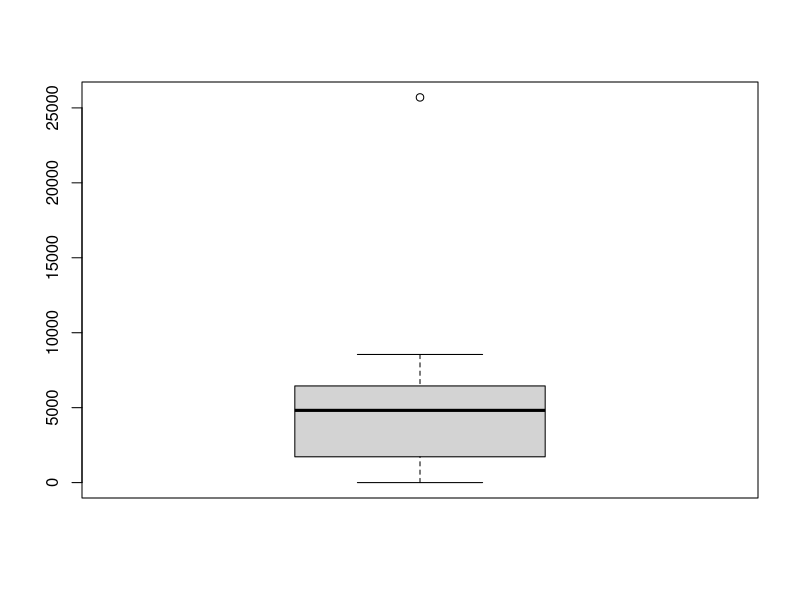
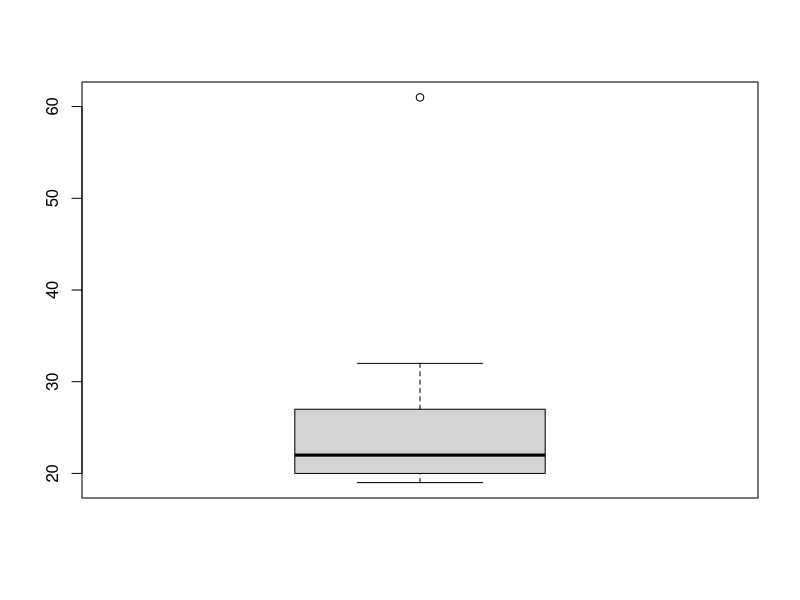
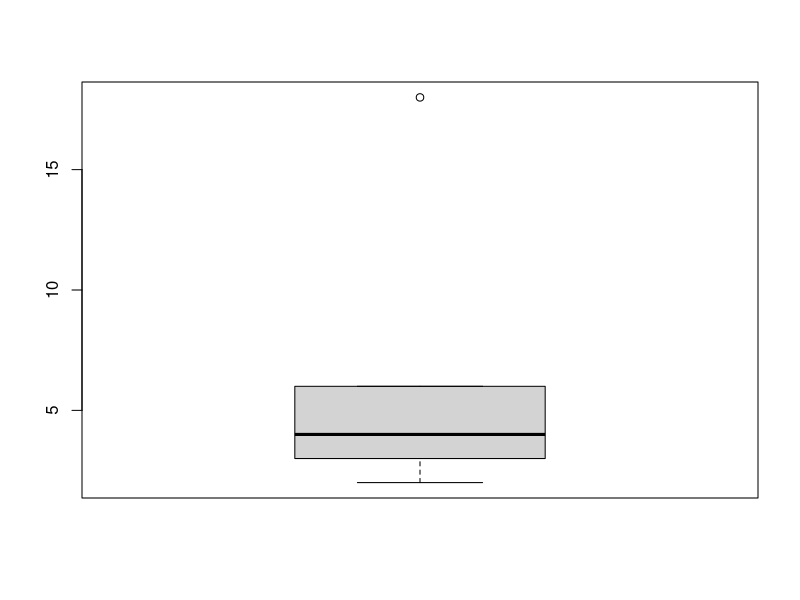
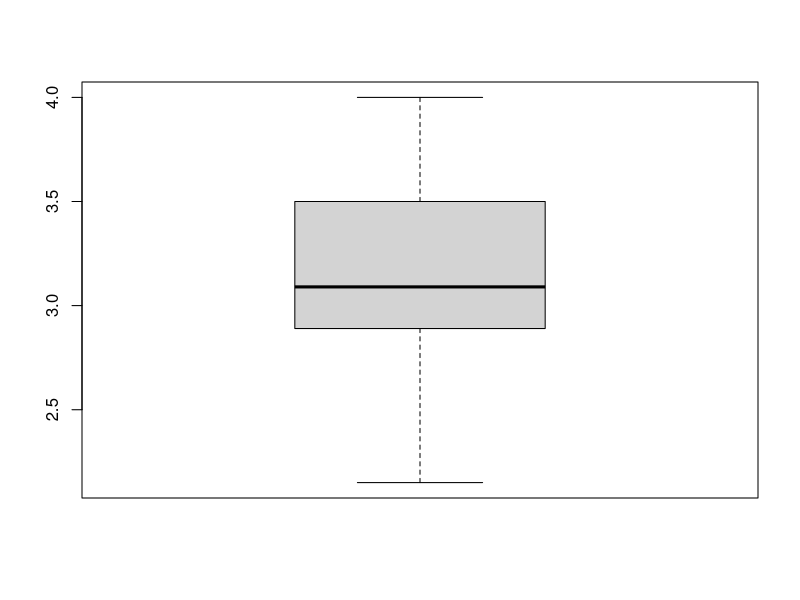
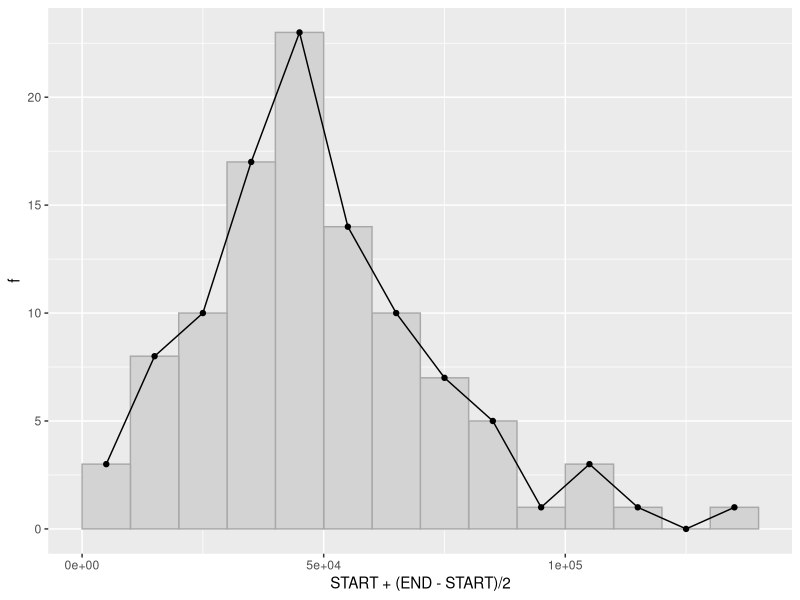
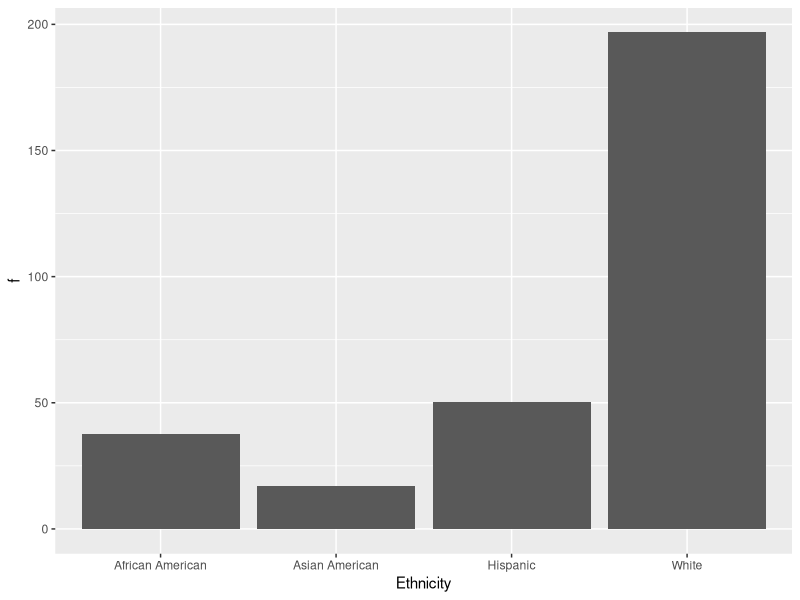
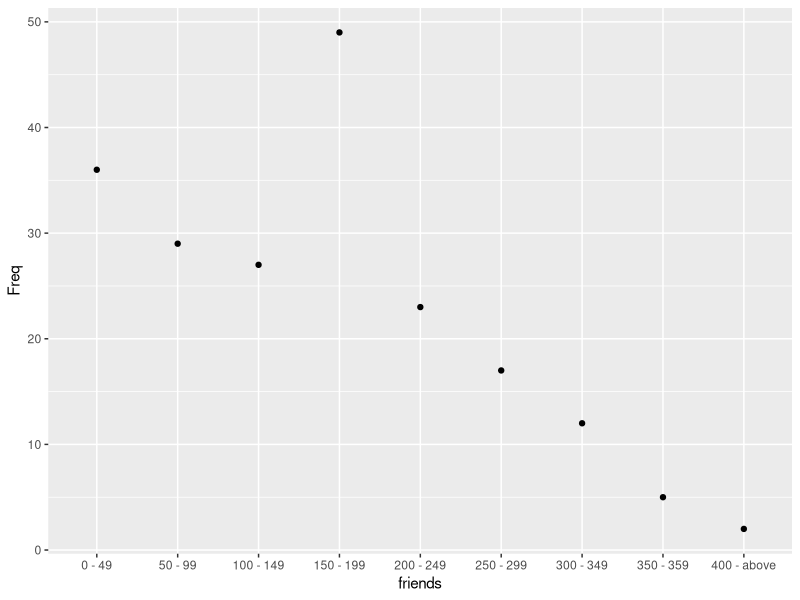
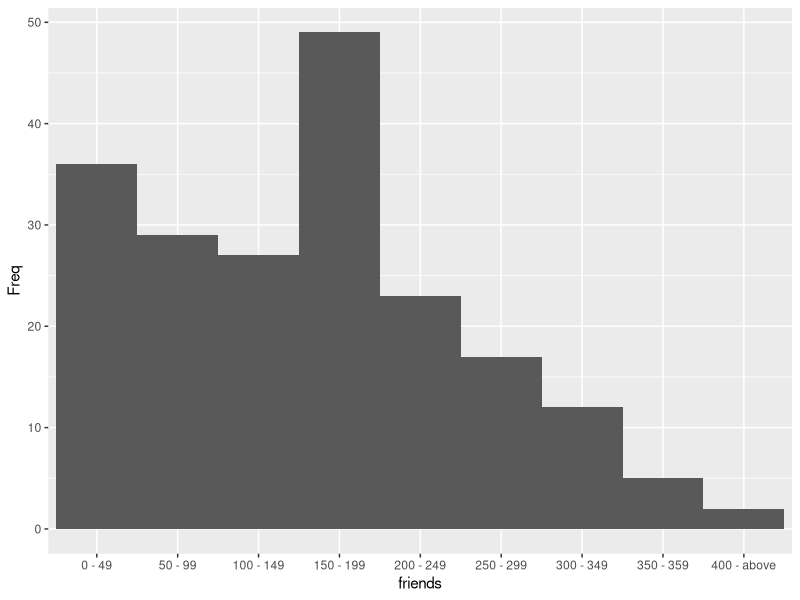

Generate these figures, in order, with R:
# STATISTICS
# WITTE
# 2024-05-27

# PACKAGES ----------------------------------------------------------------

library(tidyverse)

# DESCRIBING DATA WITH TABLES AND GRAPHS ----------------------------------

# PROGRESS CHECK 2.2

scores <- c(91, 87, 95, 123, 98, 110, 112, 85, 96, 71, 80, 69, 109, 90,
            84, 75, 105, 100, 99, 94, 90, 79, 86, 90, 93, 95, 100, 98,
            80, 104, 77, 108, 90, 103, 89)

boundaries_low <- seq(65, 120, 5)
boundaries_high <- seq(69, 124, 5)

paste(boundaries_low, boundaries_high, sep = "-")

data.frame(
  table(
    cut(x = scores,
    breaks = seq(65, 125, 5),
    labels = paste(boundaries_low, boundaries_high, sep = "-"),
    right = FALSE)))

# PROGRESS CHECK 2.4

summer_income <- c(6450, 4820, 5650, 1720, 600, 0, 3482, 25700, 8548)
age <- c(20, 19, 61, 32, 19, 22, 23, 27, 21)
family_size <- c(2, 4, 3, 6, 18, 2, 6, 3, 4)
gpa <- c(2.3, 4, 3.56, 2.89, 2.15, 3.01, 3.09, 3.5, 3.2)

boxplot(summer_income)
boxplot(age)
boxplot(family_size)
boxplot(gpa)

boxplot.stats(summer_income)$out
boxplot.stats(age)$out
boxplot.stats(family_size)$out
boxplot.stats(gpa)$out

# PROGRESS CHECK 2.5

df <- tibble(
  GRE = paste(seq(725, 475, -25), seq(749, 499, -25), sep = "-"),
  f = c(1, 3, 14, 30, 34, 42, 30, 27, 13, 4, 2))

df |> 
  mutate(f_rel = f / sum(f))

# PROGRESS CHECK 2.6

df |> 
  arrange(GRE) |> 
  mutate(f_cumul = cumsum(f),
         f_cumul_pct = round(100 * f_cumul / max(f_cumul)))

# PROGRESS CHECK 2.8

ratings <- tibble(rating = c("PG", "G", "R", "NC-17", "PG", "PG-13", "PG", "NC-17",
                             "PG", "R", "R", "PG", "PG-13", "PG", "PG","G",
                             "G", "PG", "R", "PG-13"))

ratings |> 
  summarise(n = n(), .by = rating) |> 
  mutate(rating = fct(rating, levels = c("NC-17", "R", "PG-13", "PG", "G"))) |> 
  arrange(rating) |> 
  mutate(rel_freq_pct = 100 * n / sum(n)) |> 
  arrange(rev(rating)) |> 
  mutate(cumul_f = cumsum(rel_freq_pct))

# PROGRESS CHECK 2.9

df <- tibble(
  INCOME = paste(seq(130000, 0, -10000),
                 seq(139999, 9999, -10000), sep = "-"),
  f = c(1, 0, 1, 3, 1, 5, 7, 10, 14, 23, 17, 10, 8, 3))

df |> 
  separate(col = INCOME, into = c("START", "END"), sep = "-") |> 
  mutate(START = as.numeric(START),
         END = as.numeric(END)) |> 
  ggplot() +
  geom_rect(aes(xmin = START, xmax = END, ymin = 0, ymax = f),
            fill = "lightgrey", col = "darkgrey") +
  geom_point(aes(x = START + (END - START) / 2, y = f)) +
  geom_line(aes(x = START + (END - START) / 2, y = f))

# PROGRESS CHECK 2.10

scores <- c(120, 126, 108, 102, 98, 85, 141, 132, 118, 88, 123, 109,
            117, 124, 137, 106, 99, 104, 78, 143, 111, 113, 96)

stem(scores, scale = 2)

# PROGRESS CHECK 2.12

pop <- tibble(
  Ethnicity = c("African American", "Asian American", "Hispanic", "White"),
  f = c(37.7, 17.2, 50.5, 196.8)
)

ggplot(pop) +
  geom_col(aes(x = Ethnicity, y = f))

# REVIEW QUESTION 2.14
nb_res <- c(1, 4, 2, 3, 3, 1, 6, 7, 4, 3, 3, 9, 2, 4, 2, 2, 3, 2, 3, 4,
            4, 2, 3, 3, 5)
data.frame(table(nb_res))

# REVIEW QUESTION 2.15
friends <- c(rep("400 - above", 2),
             rep("350 - 359", 5),
             rep("300 - 349", 12),
             rep("250 - 299", 17),
             rep("200 - 249", 23),
             rep("150 - 199", 49),
             rep("100 - 149", 27),
             rep("50 - 99", 29),
             rep("0 - 49", 36))

friends <- fct_rev(fct_inorder(friends))

df <- data.frame(table(friends))

df |> 
  ggplot(aes(x = friends, y = Freq)) +
  geom_point()

df |> 
  mutate(RelFreq = Freq / sum(Freq),
         RelFreqPct = 100 * RelFreq,
         RelFreqPctCumul = cumsum(RelFreqPct))

df |> 
  ggplot(aes(x = friends, y = Freq)) +
  geom_col(width = 1)

df

# REVIEW QUESTION 2.16

meditators <- c(3.25, 3.56, 3.57, 2.95, 3.56, 3.45, 3.10, 2.58, 3.30,
                2.25, 3.33, 2.45, 3.30, 3.78, 3.00, 2.75, 2.95, 3.43,
                2.75, 2.25, 3.75, 3.56, 3.75, 3.35, 3.09, 3.56, 3.47)

non_meditators <- c(3.67, 2.50, 3.50, 2.80, 2.83, 3.25, 2.90, 2.34, 3.59,
                    3.79, 2.75, 2.67, 2.65, 3.10, 2.76, 2.10, 3.20, 3.00,
                    3.00, 1.90, 2.90, 2.58, 3.37, 2.86, 2.66, 2.37, 3.08)
summary(meditators)
summary(non_meditators)

boundaries_low <- seq(1.75, 3.75, 0.25)
boundaries_high <- seq(2, 4, 0.25)

paste(boundaries_low, boundaries_high, sep = "-")

freq_med <- data.frame(
  table(
    cut(x = meditators,
        breaks = seq(1.75, 4, 0.25),
        labels = paste(boundaries_low, boundaries_high, sep = "-"),
        right = FALSE))) |> 
  tibble() |> 
  select(class = Var1, freq_med = Freq)

freq_nonmed <- data.frame(
  table(
    cut(x = non_meditators,
        breaks = seq(1.75, 4, 0.25),
        labels = paste(boundaries_low, boundaries_high, sep = "-"),
        right = FALSE))) |> 
  tibble() |> 
  select(class = Var1, freq_nonmed = Freq)

freq_tbl <- left_join(freq_med, freq_nonmed)


freq_tbl

non_meditators[non_meditators < 2]

ggplot(freq_tbl) +
  geom_col(aes(x = class, y = freq_med),
           col = "lightblue", fill = "lightblue", alpha = 0.5,
           width = 1) +
  geom_col(aes(x = class, y = freq_nonmed),
           col = "lightgreen", fill = "lightgreen", alpha = 0.5,
           width = 1)

# REVIEW QUESTION 2.17

ages_low <- seq(65, 0, -5)
ages_high <- c("above", seq(64, 4, -5))

df <- tibble(
  AGE = paste(ages_low, ages_high, sep = "-"),
  SMALL_TOWN_F = c(105, 53, 45, 40, 44, 38, 31, 27, 25, 20, 20, 19, 17, 16),
  US_POP_PCT = c(13, 5, 6, 7, 7, 7, 7, 6, 7, 7, 7, 7, 7, 7)
)

df |> 
  mutate(SMALL_TOWN_PCT = 100 * SMALL_TOWN_F / sum(SMALL_TOWN_F)) |> 
  rowid_to_column() |> 
  ggplot() +
  geom_line(aes(x = rowid, y = SMALL_TOWN_PCT), col = "red", linewidth = 1) +
  geom_line(aes(x = rowid, y = US_POP_PCT), col = "blue", linewidth = 1)

# REVIEW QUESTION 2.18

df <- tibble(
  FIELD = c("Business", "Social sciences", "Education", "Health sciences", "Psychology",
            "Engineering", "Life sciences", "Fine arts",
            "Communications", "Computer sciences", "English"),
  MALES = c(190, 90.6, 21.8, 24.9, 25.4, 81.3, 39.5, 37.2, 33.5, 39.8, 17),
  FEMALES = c(176.7, 87.9, 84, 138.6, 83.6, 17.3, 56.3, 58.6, 55.2, 8.6, 36.8)
)

df |> 
  mutate(M_PCT = 100 * MALES / sum(MALES),
         F_PCT = 100 * FEMALES / sum(FEMALES)) |> 
  select(FIELD, M_PCT, F_PCT) |> 
  pivot_longer(cols = -FIELD, names_to = "SEX", values_to = "PCT") |> 
  mutate(SEX = case_when(SEX == "M_PCT" ~ "MALE",
                         .default = "FEMALE")) |> 
  ggplot() +
  geom_col(aes(x = FIELD, y = PCT, fill = SEX), position = "dodge")

# DESCRIBING DATA WITH AVERAGES -------------------------------------------

# PROGRESS CHECK 3.1
ages <- c(60, 63, 45, 63, 65, 70, 55, 63, 60, 65, 63)
names(sort(-table(ages)))[1]

# PROGRESS CHECK 3.2
mpg <- c(26.3, 28.7, 27.4, 26.6, 27.4, 26.9)
names(sort(-table(mpg)))[1]

# PROGRESS CHECK 3.3
ages <- c(60, 63, 45, 63, 65, 70, 55, 63, 60, 63, 65)
ages_sorted <- sort(ages)
val <- (length(ages_sorted) + 1) / 2
ages_sorted[val]
median(ages)

# PROGRESS CHECK 3.4
miles <- c(26.3, 28.7, 27.4, 26.6, 27.4, 26.9)
miles_sorted <- sort(miles)
val <- (length(miles_sorted) + 1) / 2
miles_median <- (miles_sorted[floor(val)] + miles_sorted[ceiling(val)]) / 2
median(miles)

# PROGRESS CHECK 3.5
ages <- c(60, 63, 45, 63, 65, 70, 55, 63, 60, 63, 65)
sum(ages) / length(ages)
mean(ages)

# PROGRESS CHECK 3.6
miles <- c(26.3, 28.7, 27.4, 26.6, 27.4, 26.9)
sum(miles) / length(miles)
mean(miles)

# PROGRESS CHECK 3.8
locations <- c("DB", "C", "O", "DB", "DB", "SP", "SP", "C",
               "C", "LH", "C", "DB", "LH", "DB", "DB", "O",
               "DB", "O", "LH", "DB")
names(sort(-table(locations)))[1]
table(locations)

# REVIEW QUESTION 3.9
scores <- c(1, 3, 4, 1, 0, 2, 5, 8, 0, 2, 3, 4, 7, 11, 0, 2, 3, 3)
table(scores)
names(sort(-table(scores)))[1]  # 3

scores_sorted <- sort(scores)
val <- (length(scores_sorted) + 1) / 2

scores_median <- (scores_sorted[floor(val)] + scores_sorted[ceiling(val)]) / 2  # 3
median(scores)

scores_mean <- sum(scores) / length(scores)  # 3.278
mean(scores)

# REVIEW QUESTION 3.10
errors <- c(2, 17, 5, 3, 28, 7, 5, 8, 5, 6, 2, 12, 10, 4, 3)

names(sort(table(errors), decreasing = TRUE)[1])  # mode = 5

errors_sorted <- sort(errors)
val <- (length(errors) + 1) / 2
errors_sorted[8]  # median = 5
median(errors)

sum(errors) / length(errors)  # mean = 7.8
mean(errors)

# REVIEW QUESTION 3.11
mean(c(5, 5, 15))
median(c(5, 5, 15))  # median

mean(c(5, 10, 10))  # mean
median(c(5, 10, 10))

mean(c(3, 3, 10))
median(c(3, 3, 10))  # median

mean(c(1, 6, 11))  # mean or median
median(c(1, 6, 11))

# REVIEW QUESTION 3.14
scores <- c(3, 6, 2, 0, 4)
sum(scores - mean(scores))

sum(scores - 5)

# REVIEW QUESTION 3.15
ratings <- tibble(rating = c("PG", "G", "R", "NC-17", "PG", "PG-13", "PG", "NC-17",
                             "PG", "R", "R", "PG", "PG-13", "PG", "PG","G",
                             "G", "PG", "R", "PG-13"))

ratings |> 
  summarise(n = n(), .by = rating) |> 
  mutate(rating = fct(rating, levels = c("NC-17", "R", "PG-13", "PG", "G"))) |> 
  mutate(pct = n / sum(n),
         cumul_n = cumsum(n),
         cumul_pct = cumsum(100 * cumul_n / sum(cumul_n)))

# REVIEW QUESTION 3.18

mean(c(1, 2, 10, 7))
mean(c(2, 4, 1, 5, 7, 7, 9))
mean(c(6, 9, 2, 7, 1, 2, 8))

# DESCRIBING VARIABILITY --------------------------------------------------

# PROGRESS CHECK 4.4
scores <- c(1, 3, 4, 4)
n <- length(scores)
sum_scores <- sum(scores)
mean_scores <- sum(scores) / n
score_to_mean <- scores - mean_scores
scores_to_mean_sq <- score_to_mean ^ 2
scores_to_mean_sq_sum <- sum(scores_to_mean_sq)
var_scores <- scores_to_mean_sq_sum / (n-1)
sd_scores <- sqrt(var_scores)

# PROGRESS CHECK 4.5.a
scores <- c(1, 3, 7, 2, 0, 4, 7, 3)
scores_n <- length(scores)
scores_sum <- sum(scores)
scores_sum_sq <- scores_sum^2
scores_sq_sum <- sum(scores^2)
sum_of_squares <- scores_sq_sum - scores_sum_sq / scores_n
scores_var <- sum_of_squares / scores_n
scores_sd <- sqrt(scores_var)

# PROGRESS CHECK 4.5.b
scores <- c(10, 8, 5, 0, 1, 1, 7, 9, 2)
scores_n <- length(scores)
scores_sum <- sum(scores)
scores_sum_sq <- scores_sum^2
scores_sq_sum <- sum(scores^2)
sum_of_squares <- scores_sq_sum - scores_sum_sq / (scores_n)
scores_var <- sum_of_squares / (scores_n - 1)
scores_sd <- sqrt(scores_var)

# PROGRESS CHECK 4.6
scores <- c(8, 5, 7, 1, 4, 0, 5, 7, 2, 9)
n <- length(scores)
sum_scores <- sum(scores)
mean_scores <- sum(scores) / n
score_to_mean <- scores - mean_scores
scores_to_mean_sq <- score_to_mean ^ 2
scores_to_mean_sq_sum <- sum(scores_to_mean_sq)
var_scores <- scores_to_mean_sq_sum / (n-1)
sd_scores <- sqrt(var_scores)

# PROGRESS CHECK 4.8.a
ages <- c(60, 63, 45, 63, 65, 70, 55, 63, 60, 65, 63)
ages_sorted <- sort(ages)
value <- (length(ages_sorted) + 1) / 4
Q3 <- rev(ages_sorted)[value]
Q1 <- ages_sorted[value]
IQR <- Q3 - Q1
IQR(ages, type = 1)

# PROGRESS CHECK 4.8.b
changes <- c(1, 3, 4, 1, 0, 2, 5, 8, 0, 2, 3, 4, 7, 11, 0, 2, 3, 4)
changes_sorted <- sort(changes)
value <- (length(changes_sorted) + 1) / 4  # 4.75 -> 5
Q3 <- rev(changes_sorted)[5]
Q1 <- changes_sorted[5]
IQR <- Q3 - Q1
IQR(changes, type = 1)

# REVIEW QUESTION 4.14.a
weights <- c(160, 193, 226, 157, 180, 205, 165, 168, 169, 160, 163, 172, 151, 157,
             133, 245, 170, 152, 160, 220, 190, 170, 160, 180, 158, 170, 166, 206,
             150, 152, 150, 225, 145, 152, 172, 165, 190, 156, 135, 185, 159, 175,
             158, 179, 190, 165, 152, 156, 154, 165, 157, 156, 135)

weights_n <- length(weights)
weights_sum <- sum(weights)
weights_mean <- weights_sum / weights_n
sum_sq <- sum((weights - weights_mean)^2)
weights_var <- sum_sq / (weights_n - 1)
weights_sd <- sqrt(weights_var)
weights_sd == sd(weights)

# REVIEW QUESTION 4.14.b
tibble(weight = weights) |> 
  filter(weight >= weights_mean - weights_sd &  weight <= weights_mean + weights_sd) |> 
  count() |> 
  mutate(pct = 100 * n / 53)
  
169.51 - 23.33
169.51 + 23.33

tibble(weight = weights) |> 
  filter(weight <= weights_mean - 2*weights_sd | weight >= weights_mean + 2*weights_sd) |> 
  count() |> 
  mutate(pct = 100 * n / 53)

# NORMAL DISTRIBUTIONS AND STANDARD (Z) SCORES ----------------------------

# PROGRESS CHECK 5.1
(135-100)/15
(470-500)/100
(2100-2180)/50
(69-69)/3
(-3-0)/2

# PROGRESS CHECK 5.2
1-pnorm(1.80) 
# 0.5-pnorm(-0.43)
pnorm(0.43)-0.5
1-pnorm(3)
pnorm(1.65)-0.5
# 0.5-pnorm(-1.96)
pnorm(1.96)-0.5

# PROGRESS CHECK 5.3
pnorm(400, mean = 500, sd = 100)
1-pnorm(650, mean = 500, sd = 100)
pnorm(700, mean = 500, sd = 100)

# PROGRESS CHECK 5.5
1 - pnorm(570, mean = 500, sd = 100)
pnorm(515, mean = 500, sd = 100)
pnorm(540, mean = 500, sd = 100) - pnorm(520, mean = 500, sd = 100)
pnorm(520, mean = 500, sd = 100) - pnorm(470, mean = 500, sd = 100)
1 - pnorm(550, mean = 500, sd = 100)
pnorm(400, mean = 500, sd = 100) + (1 - pnorm(600, mean = 500, sd = 100))
pnorm(550, mean = 500, sd = 100) - pnorm(450, mean = 500, sd = 100)

# PROGRESS CHECK 5.6
qnorm(p = 0.01, mean = 1200, sd = 120)
qnorm(p = 0.5, mean = 1200, sd = 120)
qnorm(p = 0.95, mean = 1200, sd = 120)
qnorm(p = 0.08, mean = 1200, sd = 120)

# PROGRESS CHECK 5.7
(53-50)/9
(38-40)/10
(45-30)/20
(28-20)/20

# PROGRESS CHECK 5.8
(64-50)/9
(64-40)/10
(64-30)/20
(64-20)/20

# PROGRESS CHECK 5.9.a
z <- (24-20)/5
50 + 10*z
100 + 15*z
500 + 100*z

# PROGRESS CHECK 5.9.b
z <- (37-42)/3
50 + 10*z
100 + 15*z
500 + 100*z

# REVIEW QUESTION 5.11
1 - pnorm(q = 125, mean = 100, sd = 15)
pnorm(q = 82, mean = 100, sd = 15)
pnorm(q = 109, mean = 100, sd = 15) - pnorm(q = 91, mean = 100, sd = 15)
pnorm(q = 60, mean = 100, sd = 15) + (1 - pnorm(q = 140, mean = 100, sd = 15))

# REVIEW QUESTION 5.12
pnorm(q = 960, mean = 1200, sd = 120)
1 - pnorm(q = 1500, mean = 1200, sd = 120)
pnorm(q = 1250, mean = 1200, sd = 120) - pnorm(q = 1150, mean = 1200, sd = 120)
pnorm(q = 1400, mean = 1200, sd = 120) - pnorm(q = 1300, mean = 1200, sd = 120)

# REVIEW QUESTION 5.13
qnorm(p = 0.98, mean = 100, sd = 15)
qnorm(p = 0.10, mean = 100, sd = 15)
qnorm(p = 0.60, mean = 100, sd = 15)
c(qnorm(p = 0.025, mean = 100, sd = 15), qnorm(p = 0.975, mean = 100, sd = 15))
c(qnorm(p = 0.005, mean = 100, sd = 15), qnorm(p = 0.995, mean = 100, sd = 15))

# REVIEW QUESTION 5.14
qnorm(p = 0.5, mean = 1200, sd = 120)
qnorm(p = 0.25, mean = 1200, sd = 120)
qnorm(p = 0.01, mean = 1200, sd = 120)
c(qnorm(p = 0.05, mean = 1200, sd = 120), qnorm(p = 0.95, mean = 1200, sd = 120))

# REVIEW QUESTION 5.15
qnorm(p = 0.05, mean = 83, sd = 20)
1 - pnorm(q = 48, mean = 83, sd = 20)
pnorm(q = 61, mean = 83, sd = 20)
c(qnorm(p = 0.01, mean = 83, sd = 20), qnorm(p = 0.99, mean = 83, sd = 20))
pnorm(q = 72, mean = 83, sd = 20) - pnorm(q = 24, mean = 83, sd = 20)
c(qnorm(p = 0.025, mean = 83, sd = 20), qnorm(p = 0.975, mean = 83, sd = 20))
pnorm(q = 96, mean = 83, sd = 20) - pnorm(q = 48, mean = 83, sd = 20)
qnorm(p = 0.8, mean = 83, sd = 20)
c(qnorm(p = 0.03, mean = 83, sd = 20), qnorm(p = 0.97, mean = 83, sd = 20))
1 - pnorm(q = 61, mean = 83, sd = 20)

# REVIEW QUESTION 5.16
1 - pnorm(q = 3.5, mean = 3.20, sd = 0.30)
pnorm(q = 2.5, mean = 3.20, sd = 0.30)
1 - pnorm(q = 3.75, mean = 3.20, sd = 0.30)
qnorm(p = 0.9, mean = 3.2, sd = 0.3)

# REVIEW QUESTION 5.17.a
z <- (34-41)/5
50 + 10*z
100 + 15*z
500 + 100*z

# REVIEW QUESTION 5.17.b
z <- (880-700)/120
50 + 10*z
100 + 15*z
500 + 100*z

# REVIEW QUESTION 5.17.c
z <- (-3-12)/10
50 + 10*z
100 + 15*z
500 + 100*z

# REVIEW QUESTION 5.18
# a. mean exceeds median
(25-28)/4
(30-28)/4

# 6. DESCRIBING RELATIONSHIPS : CORRELATION -------------------------------

cards <- tibble(
  name = c("Doris", "Steve", "Mike", "Andrea", "John"),
  sent = c(13, 9, 7, 5, 1),
  received = c(14, 18, 12, 10, 6)
  )

ggplot(cards) +
  geom_point(aes(x = sent, y = received))

